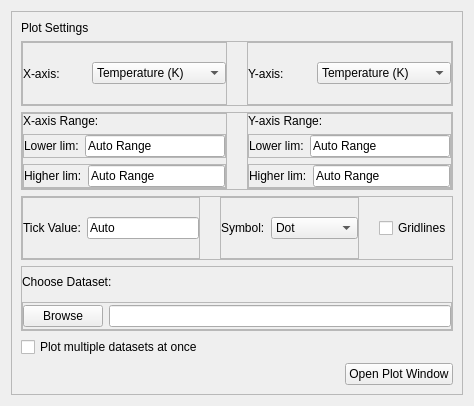
<?xml version="1.0" encoding="UTF-8"?>
<ui version="4.0">
 <class>Form</class>
 <widget class="QWidget" name="Form">
  <property name="geometry">
   <rect>
    <x>0</x>
    <y>0</y>
    <width>474</width>
    <height>406</height>
   </rect>
  </property>
  <property name="sizePolicy">
   <sizepolicy hsizetype="Maximum" vsizetype="Preferred">
    <horstretch>0</horstretch>
    <verstretch>0</verstretch>
   </sizepolicy>
  </property>
  <property name="windowTitle">
   <string>Form</string>
  </property>
  <layout class="QHBoxLayout" name="horizontalLayout_15">
   <item>
    <widget class="QFrame" name="frame_13">
     <property name="layoutDirection">
      <enum>Qt::LeftToRight</enum>
     </property>
     <property name="frameShape">
      <enum>QFrame::StyledPanel</enum>
     </property>
     <property name="frameShadow">
      <enum>QFrame::Raised</enum>
     </property>
     <layout class="QVBoxLayout" name="verticalLayout_5">
      <item>
       <widget class="QLabel" name="label">
        <property name="sizePolicy">
         <sizepolicy hsizetype="Preferred" vsizetype="Maximum">
          <horstretch>0</horstretch>
          <verstretch>0</verstretch>
         </sizepolicy>
        </property>
        <property name="text">
         <string>Plot Settings</string>
        </property>
       </widget>
      </item>
      <item>
       <widget class="QFrame" name="frame_10">
        <property name="frameShape">
         <enum>QFrame::StyledPanel</enum>
        </property>
        <property name="frameShadow">
         <enum>QFrame::Raised</enum>
        </property>
        <layout class="QHBoxLayout" name="horizontalLayout_8">
         <property name="spacing">
          <number>20</number>
         </property>
         <property name="leftMargin">
          <number>0</number>
         </property>
         <property name="topMargin">
          <number>0</number>
         </property>
         <property name="rightMargin">
          <number>0</number>
         </property>
         <property name="bottomMargin">
          <number>0</number>
         </property>
         <item>
          <widget class="QFrame" name="frame">
           <property name="frameShape">
            <enum>QFrame::StyledPanel</enum>
           </property>
           <property name="frameShadow">
            <enum>QFrame::Raised</enum>
           </property>
           <layout class="QHBoxLayout" name="horizontalLayout">
            <property name="leftMargin">
             <number>0</number>
            </property>
            <property name="topMargin">
             <number>0</number>
            </property>
            <property name="rightMargin">
             <number>0</number>
            </property>
            <property name="bottomMargin">
             <number>0</number>
            </property>
            <item>
             <widget class="QLabel" name="label_2">
              <property name="text">
               <string>X-axis:</string>
              </property>
             </widget>
            </item>
            <item>
             <widget class="QComboBox" name="xAxisUnitComboBox">
              <property name="sizePolicy">
               <sizepolicy hsizetype="Preferred" vsizetype="Fixed">
                <horstretch>0</horstretch>
                <verstretch>0</verstretch>
               </sizepolicy>
              </property>
              <item>
               <property name="text">
                <string>Temperature (K)</string>
               </property>
              </item>
              <item>
               <property name="text">
                <string>Resistance (Ohms)</string>
               </property>
              </item>
              <item>
               <property name="text">
                <string>LockIn (manual)</string>
               </property>
              </item>
              <item>
               <property name="text">
                <string>LockIn2 (manual)</string>
               </property>
              </item>
              <item>
               <property name="text">
                <string>Field (T)</string>
               </property>
              </item>
              <item>
               <property name="text">
                <string>Current (A)</string>
               </property>
              </item>
              <item>
               <property name="text">
                <string>Time (s)</string>
               </property>
              </item>
             </widget>
            </item>
           </layout>
          </widget>
         </item>
         <item>
          <widget class="QFrame" name="frame_2">
           <property name="frameShape">
            <enum>QFrame::StyledPanel</enum>
           </property>
           <property name="frameShadow">
            <enum>QFrame::Raised</enum>
           </property>
           <layout class="QHBoxLayout" name="horizontalLayout_2">
            <property name="leftMargin">
             <number>0</number>
            </property>
            <property name="topMargin">
             <number>0</number>
            </property>
            <property name="rightMargin">
             <number>0</number>
            </property>
            <property name="bottomMargin">
             <number>0</number>
            </property>
            <item>
             <widget class="QLabel" name="label_3">
              <property name="text">
               <string>Y-axis:</string>
              </property>
             </widget>
            </item>
            <item>
             <widget class="QComboBox" name="yAxisUnitComboBox">
              <item>
               <property name="text">
                <string>Temperature (K)</string>
               </property>
              </item>
              <item>
               <property name="text">
                <string>Resistance (Ohms)</string>
               </property>
              </item>
              <item>
               <property name="text">
                <string>LockIn (manual)</string>
               </property>
              </item>
              <item>
               <property name="text">
                <string>LockIn2 (manual)</string>
               </property>
              </item>
              <item>
               <property name="text">
                <string>Field (T)</string>
               </property>
              </item>
              <item>
               <property name="text">
                <string>Current (A)</string>
               </property>
              </item>
              <item>
               <property name="text">
                <string>Time (s)</string>
               </property>
              </item>
             </widget>
            </item>
           </layout>
          </widget>
         </item>
        </layout>
       </widget>
      </item>
      <item>
       <widget class="QFrame" name="frame_11">
        <property name="frameShape">
         <enum>QFrame::StyledPanel</enum>
        </property>
        <property name="frameShadow">
         <enum>QFrame::Raised</enum>
        </property>
        <layout class="QHBoxLayout" name="horizontalLayout_9">
         <property name="spacing">
          <number>20</number>
         </property>
         <property name="leftMargin">
          <number>0</number>
         </property>
         <property name="topMargin">
          <number>0</number>
         </property>
         <property name="rightMargin">
          <number>0</number>
         </property>
         <property name="bottomMargin">
          <number>0</number>
         </property>
         <item>
          <widget class="QFrame" name="frame_5">
           <property name="frameShape">
            <enum>QFrame::StyledPanel</enum>
           </property>
           <property name="frameShadow">
            <enum>QFrame::Raised</enum>
           </property>
           <layout class="QVBoxLayout" name="verticalLayout">
            <property name="leftMargin">
             <number>0</number>
            </property>
            <property name="topMargin">
             <number>0</number>
            </property>
            <property name="rightMargin">
             <number>0</number>
            </property>
            <property name="bottomMargin">
             <number>0</number>
            </property>
            <item>
             <widget class="QLabel" name="label_5">
              <property name="text">
               <string>X-axis Range:</string>
              </property>
             </widget>
            </item>
            <item>
             <widget class="QFrame" name="frame_3">
              <property name="frameShape">
               <enum>QFrame::StyledPanel</enum>
              </property>
              <property name="frameShadow">
               <enum>QFrame::Raised</enum>
              </property>
              <layout class="QHBoxLayout" name="horizontalLayout_3">
               <property name="leftMargin">
                <number>0</number>
               </property>
               <property name="topMargin">
                <number>0</number>
               </property>
               <property name="rightMargin">
                <number>0</number>
               </property>
               <property name="bottomMargin">
                <number>0</number>
               </property>
               <item>
                <widget class="QLabel" name="label_7">
                 <property name="text">
                  <string>Lower lim:</string>
                 </property>
                </widget>
               </item>
               <item>
                <widget class="QLineEdit" name="xAxisLoLimLineEdit">
                 <property name="text">
                  <string>Auto Range</string>
                 </property>
                </widget>
               </item>
              </layout>
             </widget>
            </item>
            <item>
             <widget class="QFrame" name="frame_4">
              <property name="frameShape">
               <enum>QFrame::StyledPanel</enum>
              </property>
              <property name="frameShadow">
               <enum>QFrame::Raised</enum>
              </property>
              <layout class="QHBoxLayout" name="horizontalLayout_4">
               <property name="leftMargin">
                <number>0</number>
               </property>
               <property name="topMargin">
                <number>0</number>
               </property>
               <property name="rightMargin">
                <number>0</number>
               </property>
               <property name="bottomMargin">
                <number>0</number>
               </property>
               <item>
                <widget class="QLabel" name="label_9">
                 <property name="text">
                  <string>Higher lim:</string>
                 </property>
                </widget>
               </item>
               <item>
                <widget class="QLineEdit" name="xAxisHiLimLineEdit">
                 <property name="text">
                  <string>Auto Range</string>
                 </property>
                </widget>
               </item>
              </layout>
             </widget>
            </item>
           </layout>
          </widget>
         </item>
         <item>
          <widget class="QFrame" name="frame_6">
           <property name="frameShape">
            <enum>QFrame::StyledPanel</enum>
           </property>
           <property name="frameShadow">
            <enum>QFrame::Raised</enum>
           </property>
           <layout class="QVBoxLayout" name="verticalLayout_2">
            <property name="leftMargin">
             <number>0</number>
            </property>
            <property name="topMargin">
             <number>0</number>
            </property>
            <property name="rightMargin">
             <number>0</number>
            </property>
            <property name="bottomMargin">
             <number>0</number>
            </property>
            <item>
             <widget class="QLabel" name="label_6">
              <property name="text">
               <string>Y-axis Range:</string>
              </property>
             </widget>
            </item>
            <item>
             <widget class="QFrame" name="frame_7">
              <property name="frameShape">
               <enum>QFrame::StyledPanel</enum>
              </property>
              <property name="frameShadow">
               <enum>QFrame::Raised</enum>
              </property>
              <layout class="QHBoxLayout" name="horizontalLayout_5">
               <property name="leftMargin">
                <number>0</number>
               </property>
               <property name="topMargin">
                <number>0</number>
               </property>
               <property name="rightMargin">
                <number>0</number>
               </property>
               <property name="bottomMargin">
                <number>0</number>
               </property>
               <item>
                <widget class="QLabel" name="label_10">
                 <property name="text">
                  <string>Lower lim:</string>
                 </property>
                </widget>
               </item>
               <item>
                <widget class="QLineEdit" name="yAxisLoLimLineEdit">
                 <property name="text">
                  <string>Auto Range</string>
                 </property>
                </widget>
               </item>
              </layout>
             </widget>
            </item>
            <item>
             <widget class="QFrame" name="frame_8">
              <property name="frameShape">
               <enum>QFrame::StyledPanel</enum>
              </property>
              <property name="frameShadow">
               <enum>QFrame::Raised</enum>
              </property>
              <layout class="QHBoxLayout" name="horizontalLayout_6">
               <property name="leftMargin">
                <number>0</number>
               </property>
               <property name="topMargin">
                <number>0</number>
               </property>
               <property name="rightMargin">
                <number>0</number>
               </property>
               <property name="bottomMargin">
                <number>0</number>
               </property>
               <item>
                <widget class="QLabel" name="label_11">
                 <property name="text">
                  <string>Higher lim:</string>
                 </property>
                </widget>
               </item>
               <item>
                <widget class="QLineEdit" name="yAxisHiLimLineEdit">
                 <property name="text">
                  <string>Auto Range</string>
                 </property>
                </widget>
               </item>
              </layout>
             </widget>
            </item>
           </layout>
          </widget>
         </item>
        </layout>
       </widget>
      </item>
      <item>
       <widget class="QFrame" name="frame_12">
        <property name="frameShape">
         <enum>QFrame::StyledPanel</enum>
        </property>
        <property name="frameShadow">
         <enum>QFrame::Raised</enum>
        </property>
        <layout class="QHBoxLayout" name="horizontalLayout_10">
         <property name="spacing">
          <number>20</number>
         </property>
         <property name="leftMargin">
          <number>0</number>
         </property>
         <property name="topMargin">
          <number>0</number>
         </property>
         <property name="rightMargin">
          <number>0</number>
         </property>
         <property name="bottomMargin">
          <number>0</number>
         </property>
         <item>
          <widget class="QFrame" name="frame_9">
           <property name="frameShape">
            <enum>QFrame::StyledPanel</enum>
           </property>
           <property name="frameShadow">
            <enum>QFrame::Raised</enum>
           </property>
           <layout class="QHBoxLayout" name="horizontalLayout_7">
            <property name="leftMargin">
             <number>0</number>
            </property>
            <property name="topMargin">
             <number>0</number>
            </property>
            <property name="rightMargin">
             <number>0</number>
            </property>
            <property name="bottomMargin">
             <number>0</number>
            </property>
            <item>
             <widget class="QLabel" name="label_8">
              <property name="text">
               <string>Tick Value:</string>
              </property>
             </widget>
            </item>
            <item>
             <widget class="QLineEdit" name="TicValLineEdit">
              <property name="text">
               <string>Auto</string>
              </property>
             </widget>
            </item>
           </layout>
          </widget>
         </item>
         <item>
          <widget class="QFrame" name="frame_16">
           <property name="frameShape">
            <enum>QFrame::StyledPanel</enum>
           </property>
           <property name="frameShadow">
            <enum>QFrame::Raised</enum>
           </property>
           <layout class="QHBoxLayout" name="horizontalLayout_12">
            <property name="leftMargin">
             <number>0</number>
            </property>
            <property name="topMargin">
             <number>0</number>
            </property>
            <property name="rightMargin">
             <number>0</number>
            </property>
            <property name="bottomMargin">
             <number>0</number>
            </property>
            <item>
             <widget class="QLabel" name="label_12">
              <property name="text">
               <string>Symbol:</string>
              </property>
             </widget>
            </item>
            <item>
             <widget class="QComboBox" name="comboBox">
              <item>
               <property name="text">
                <string>Dot</string>
               </property>
              </item>
              <item>
               <property name="text">
                <string>Line</string>
               </property>
              </item>
              <item>
               <property name="text">
                <string>Dot &amp; Line</string>
               </property>
              </item>
             </widget>
            </item>
           </layout>
          </widget>
         </item>
         <item>
          <widget class="QCheckBox" name="gridLineCheckBox">
           <property name="text">
            <string>Gridlines</string>
           </property>
          </widget>
         </item>
        </layout>
       </widget>
      </item>
      <item>
       <widget class="QFrame" name="frame_14">
        <property name="frameShape">
         <enum>QFrame::StyledPanel</enum>
        </property>
        <property name="frameShadow">
         <enum>QFrame::Raised</enum>
        </property>
        <layout class="QVBoxLayout" name="verticalLayout_4">
         <property name="leftMargin">
          <number>0</number>
         </property>
         <property name="topMargin">
          <number>0</number>
         </property>
         <property name="rightMargin">
          <number>0</number>
         </property>
         <property name="bottomMargin">
          <number>0</number>
         </property>
         <item>
          <widget class="QLabel" name="chooseDatasetLabel">
           <property name="text">
            <string>Choose Dataset:</string>
           </property>
          </widget>
         </item>
         <item>
          <widget class="QFrame" name="frame_15">
           <property name="frameShape">
            <enum>QFrame::StyledPanel</enum>
           </property>
           <property name="frameShadow">
            <enum>QFrame::Raised</enum>
           </property>
           <layout class="QHBoxLayout" name="horizontalLayout_11">
            <property name="leftMargin">
             <number>0</number>
            </property>
            <property name="topMargin">
             <number>0</number>
            </property>
            <property name="rightMargin">
             <number>0</number>
            </property>
            <property name="bottomMargin">
             <number>0</number>
            </property>
            <item>
             <widget class="QPushButton" name="browseDatasetButton">
              <property name="text">
               <string>Browse</string>
              </property>
             </widget>
            </item>
            <item>
             <widget class="QLineEdit" name="browseDatasetLineEdit"/>
            </item>
           </layout>
          </widget>
         </item>
        </layout>
       </widget>
      </item>
      <item>
       <widget class="QCheckBox" name="selectCheckBox">
        <property name="text">
         <string>Plot multiple datasets at once</string>
        </property>
       </widget>
      </item>
      <item alignment="Qt::AlignRight">
       <widget class="QPushButton" name="CreatePlotPushButton">
        <property name="sizePolicy">
         <sizepolicy hsizetype="Maximum" vsizetype="Fixed">
          <horstretch>0</horstretch>
          <verstretch>0</verstretch>
         </sizepolicy>
        </property>
        <property name="maximumSize">
         <size>
          <width>500</width>
          <height>16777215</height>
         </size>
        </property>
        <property name="layoutDirection">
         <enum>Qt::LeftToRight</enum>
        </property>
        <property name="text">
         <string>Open Plot Window</string>
        </property>
       </widget>
      </item>
     </layout>
    </widget>
   </item>
  </layout>
 </widget>
 <resources/>
 <connections/>
</ui>
